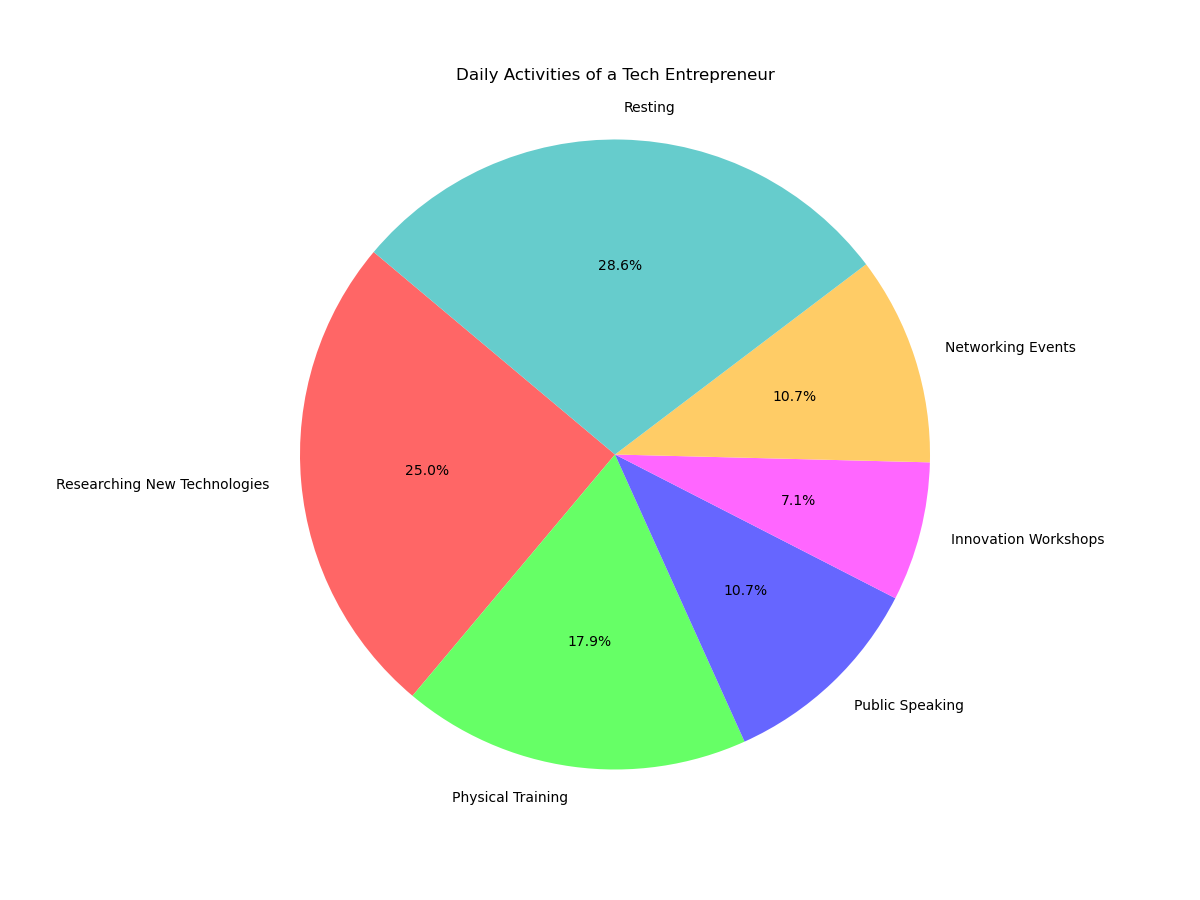

Reproduce this figure in Python.

import matplotlib.pyplot as plt

# Data to plot
labels = 'Researching New Technologies', 'Physical Training', 'Public Speaking', 'Innovation Workshops', 'Networking Events', 'Resting'
sizes = [35, 25, 15, 10, 15, 40]
colors = ['#ff6666', '#66ff66', '#6666ff', '#ff66ff', '#ffcc66', '#66cccc']

# Create pie chart
plt.figure(figsize=(12, 9))
plt.pie(sizes, labels=labels, colors=colors, autopct='%1.1f%%', startangle=140)

plt.title('Daily Activities of a Tech Entrepreneur', pad=20)
plt.axis('equal')  # Equal aspect ratio ensures that pie is drawn as a circle.
plt.show()
